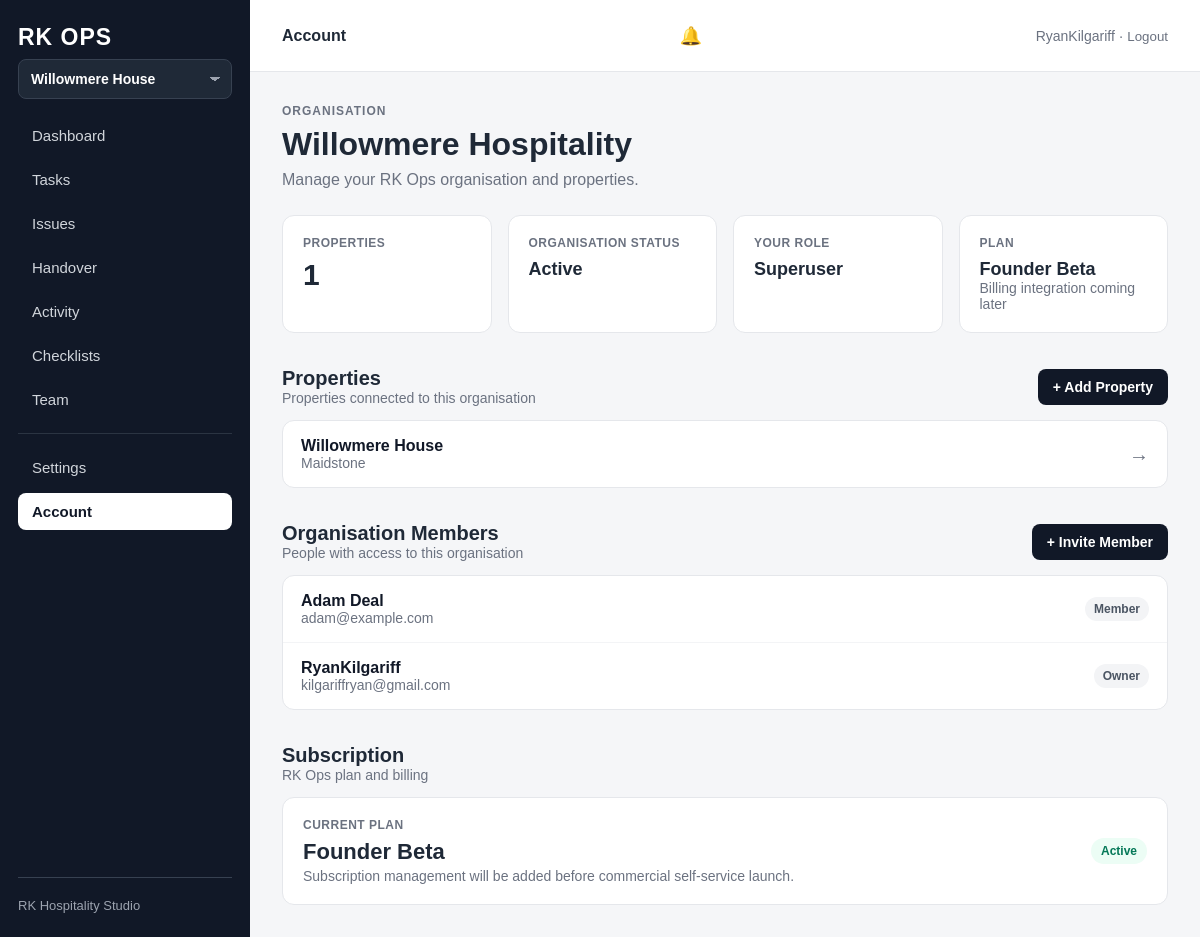
/account/willowmere-hospitality/ (signed in), run on an earlier commit of the app's database.
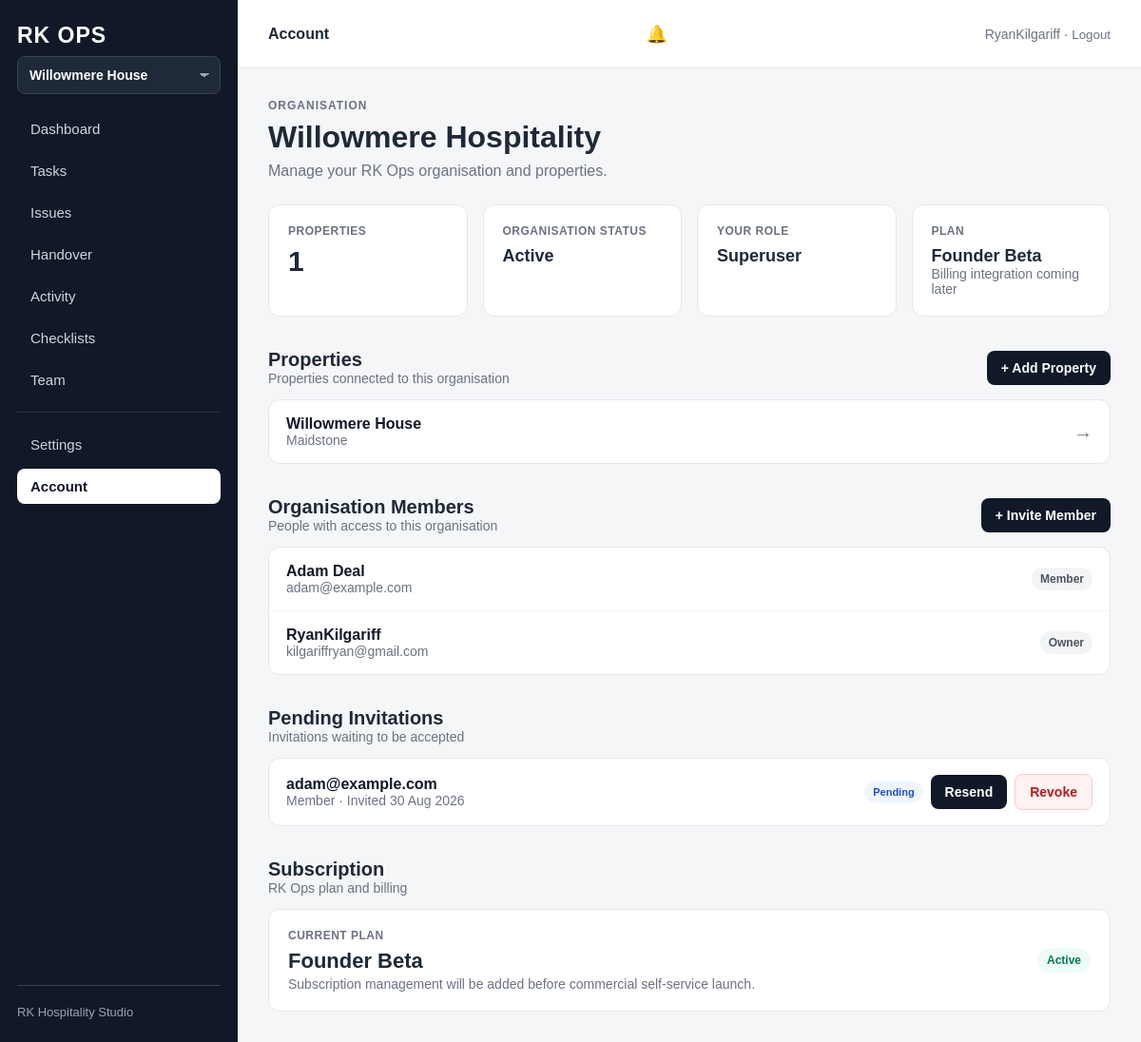
And on a later commit of the database.
### properties/models.py (models this page shows, shortened)
class Property(models.Model):
    name = models.CharField(max_length=150)
    slug = models.SlugField(unique=True)
    address_line_1 = models.CharField(max_length=150, blank=True)
    address_line_2 = models.CharField(max_length=150, blank=True)
    town_city = models.CharField(max_length=100, blank=True)
    postcode = models.CharField(max_length=20, blank=True)
    phone = models.CharField(max_length=30, blank=True)
    email = models.EmailField(blank=True)
    is_active = models.BooleanField(default=True)
    created_at = models.DateTimeField(auto_now_add=True)
    updated_at = models.DateTimeField(auto_now=True)
    organisation = models.ForeignKey(
        Organisation,
        on_delete=models.PROTECT,
        related_name="properties",
    )
    class Meta:
        verbose_name_plural = "Properties"
        ordering = ["name"]

### accounts/models.py (models this page shows, shortened)
class OrganisationMembership(models.Model):
    class Role(models.TextChoices):
        OWNER = "owner", "Owner"
        ADMIN = "admin", "Administrator"
        MEMBER = "member", "Member"
    organisation = models.ForeignKey(
        "properties.Organisation",
        on_delete=models.CASCADE,
        related_name="memberships",
    )
    user = models.ForeignKey(
        settings.AUTH_USER_MODEL,
        on_delete=models.CASCADE,
        related_name="organisation_memberships",
    )
    role = models.CharField(
        max_length=20,
        choices=Role.choices,
        default=Role.MEMBER,
    )
    is_active = models.BooleanField(
        default=True,
    )
    created_at = models.DateTimeField(
        auto_now_add=True,
    )
    class Meta:
        constraints = [
            models.UniqueConstraint(
                fields=[
                    "organisation",
                    "user",
                ],
                name="unique_organisation_membership",
            ),
        ]

class OrganisationInvitation(models.Model):
    class Role(models.TextChoices):
        ADMIN = "admin", "Administrator"
        MEMBER = "member", "Member"
    class PropertyRole(models.TextChoices):
        OWNER = "owner", "Owner / Admin"
        MANAGER = "manager", "Manager"
        SUPERVISOR = "supervisor", "Supervisor"
        TEAM_MEMBER = "team_member", "Team Member"
    property_role = models.CharField(
        max_length=20,
        choices=PropertyRole.choices,
        default=PropertyRole.TEAM_MEMBER,
    )
    properties = models.ManyToManyField(
        "properties.Property",
        blank=True,
        related_name="organisation_invitations",
    )
    organisation = models.ForeignKey(
        "properties.Organisation",
        on_delete=models.CASCADE,
        related_name="invitations",
    )
    email = models.EmailField()
    role = models.CharField(
        max_length=20,
        choices=Role.choices,
        default=Role.MEMBER,
    )
    token = models.UUIDField(
        default=uuid.uuid4,
        unique=True,
        editable=False,
    )
    invited_by = models.ForeignKey(
        settings.AUTH_USER_MODEL,
        on_delete=models.SET_NULL,
        null=True,
        blank=True,
        related_name="sent_organisation_invitations",
    )
    accepted_at = models.DateTimeField(
        null=True,
        blank=True,
    )
    is_active = models.BooleanField(
        default=True,
    )
    created_at = models.DateTimeField(
        auto_now_add=True,
    )
    expires_at = models.DateTimeField(
        null=True,
        blank=True,
    )
    revoked_at = models.DateTimeField(
        null=True,
        blank=True,
    )
    class Meta:
        ordering = ["-created_at"]
        constraints = [
            models.UniqueConstraint(
                fields=[
                    "organisation",
                    "email",
                ],
                condition=models.Q(
                    is_active=True,
                    accepted_at__isnull=True,
                ),
                name="unique_active_organisation_invitation",
            ),
        ]
    @property
    def is_expired(self):
        if not self.expires_at:
            return False
        return timezone.now() >= self.expires_at

### operations/views.py (the view)
@login_required
def organisation_account(
    request,
    organisation_slug,
):
    organisation, membership = (
        get_organisation_for_user(
            request.user,
            organisation_slug,
        )
    )
    pending_invitations = (
        OrganisationInvitation.objects
        .filter(
            organisation=organisation,
            is_active=True,
            accepted_at__isnull=True,
        )
        .order_by("-created_at")
    )
    properties = (
        organisation.properties
        .filter(is_active=True)
        .order_by("name")
    )
    organisation_memberships = (
        OrganisationMembership.objects
        .filter(
            organisation=organisation,
            is_active=True,
        )
        .select_related("user")
        .order_by(
            "role",
            "user__username",
        )
    )
    current_property = properties.first()
    context = {
        "organisation": organisation,
        "organisation_membership": membership,
        "property": current_property,
        "organisation_properties": properties,
        "organisation_memberships": organisation_memberships,
        "property_count": properties.count(),
        "active_page": "account",
        "pending_invitations": pending_invitations,
    }
    return render(
        request,
        "operations/organisation_account.html",
        context,
    )

### operations/utils.py (called while the page is built, shortened)
def get_organisation_for_user(
    user,
    organisation_slug,
):
    organisation = get_object_or_404(
        Organisation,
        slug=organisation_slug,
        is_active=True,
    )
    if user.is_superuser:
        return organisation, None

### operations/templates/operations/organisation_account.html (shortened to what the changed rows need)
{% extends "operations/base.html" %}
{% block content %}
<h1 class="page-title">
    {{ organisation.name }}
</h1>
<section class="section">
    <div class="section-header">
        <div>
            <h2 class="section-title">
                Properties
            </h2>
        </div>
    </div>
    <div class="account-list">
        {% for property_item in organisation_properties %}
            <a
                href="{% url 'operations:dashboard' property_item.slug %}"
                class="account-list-item"
            >
                <div>
                    <strong>
                        {{ property_item.name }}
                    </strong>
                    <div class="task-meta">
                        {% if property_item.town_city %}
                            {{ property_item.town_city }}
                        {% endif %}
                    </div>
                </div>
                <span class="account-arrow">
                    →
                </span>
            </a>
        {% empty %}
            <div class="empty-state">
                No active properties.
            </div>
        {% endfor %}
    </div>
</section>
<section class="section">
    <div class="section-header">
        <div>
            <h2 class="section-title">
                Organisation Members
            </h2>
        </div>
    </div>
    <div class="account-list">
        {% for member in organisation_memberships %}
            <div class="account-list-item">
                <div>
                    <strong>
                        {% if member.user.get_full_name %}
                            {{ member.user.get_full_name }}
                        {% else %}
                            {{ member.user.username }}
                        {% endif %}
                    </strong>
                    <div class="task-meta">
                        {{ member.user.email|default:"No email" }}
                    </div>
                </div>
                <span class="account-role">
                    {{ member.get_role_display }}
                </span>
            </div>
        {% empty %}
            <div class="empty-state">
                No organisation members.
            </div>
        {% endfor %}
    </div>
</section>
{% if pending_invitations %}
    <section class="section">
        <div class="section-header">
            <div>
                <h2 class="section-title">
                    Pending Invitations
                </h2>
                <div class="task-meta">
                    Invitations waiting to be accepted
                </div>
            </div>
        </div>
        <div class="account-list">
            {% for invitation in pending_invitations %}
                <div class="account-list-item">
                    <div>
                        <strong>
                            {{ invitation.email }}
                        </strong>
                        <div class="task-meta">
                            {{ invitation.get_role_display }}
                            · Invited
                            {{ invitation.created_at|date:"d M Y" }}
                        </div>
                    </div>
                    <div class="invitation-actions-inline">
                        {% if invitation.is_expired %}
                            <span class="invitation-status expired">
                                Expired
                            </span>
                        {% else %}
                            <span class="invitation-status pending">
                                Pending
                            </span>
                        {% endif %}
                        <form
                            method="post"
                            action="{% url 'operations:organisation_invitation_resend' organisation.slug invitation.pk %}"
                        >
                            <button
                                type="submit"
                                class="button secondary-action"
                            >
                                Resend
                            </button>
                        </form>
                        <form
                            method="post"
                            action="{% url 'operations:organisation_invitation_revoke' organisation.slug invitation.pk %}"
                        >
                            <button
                                type="submit"
                                class="button danger-action"
                            >
                                Revoke
                            </button>
                        </form>
                    </div>
                </div>
            {% endfor %}
        </div>
    </section>
{% endif %}
<section class="section">
    <div class="section-header">
        <div>
            <h2 class="section-title">
                Subscription
            </h2>
        </div>
    </div>
</section>
{% endblock %}

What changed in the data, as far as the page shows it:
added OrganisationInvitation: email "adam@example.com", role "Member", created_at "30 Aug 2026", shows "Pending"
Also different on the page:
text now shown: "Pending Invitations Invitations waiting to be accepted"
